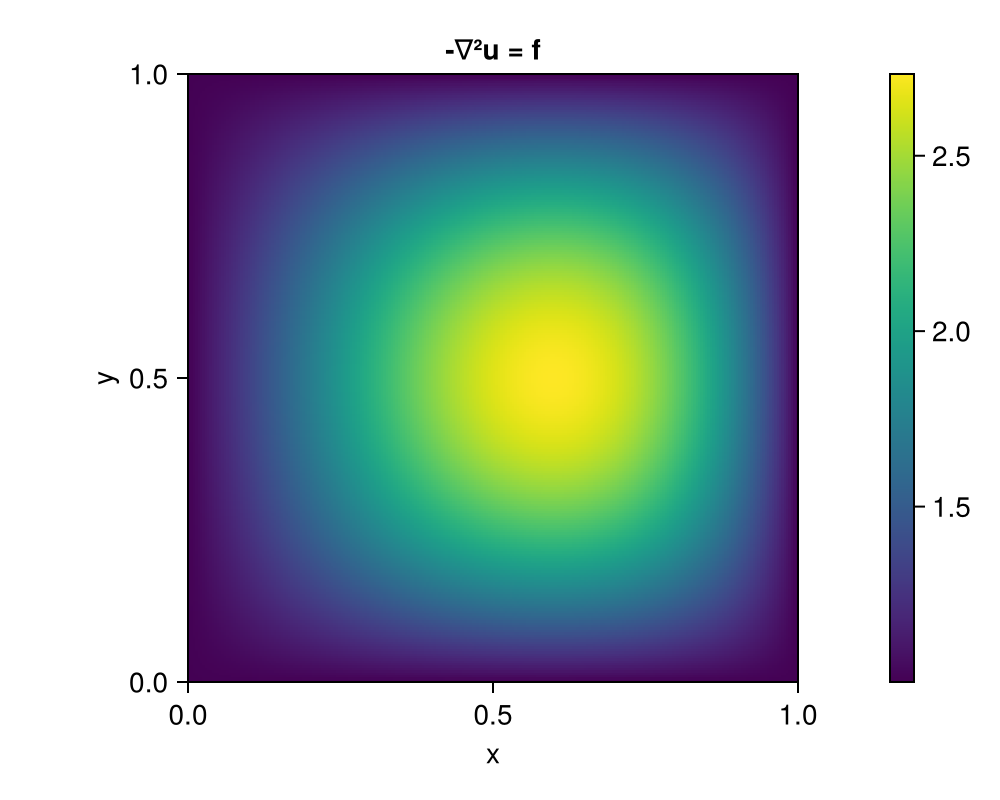

This figure's Julia source:
# 2D Poisson -∇²u = f on (0,1)², Dirichlet u = 1 on ∂Ω, manufactured solution
# u = 1 + eˣ·sin(πx)·sin(πy). Geometric-multigrid-preconditioned CG vs plain CG —
# the first example exercising the Krylov path.
#
# Run with: julia --project=examples examples/multigrid_poisson.jl

using Pkg; Pkg.activate(@__DIR__)
using MatrixFreeOperators, BenchmarkTools, CairoMakie, Krylov, LinearAlgebra, Printf

n = 256
g = CartesianGrid(
    ((0.0, 1.0), (0.0, 1.0)), (n, n); bc=ntuple(_ -> (Dirichlet(1.0), Dirichlet(1.0)), 2)
)
L = -1 * laplacian(g)                                    # SPD under Dirichlet
A = prepare(L)
uexact(x) = 1 + exp(x[1]) * sinpi(x[1]) * sinpi(x[2])
f(x) = -exp(x[1]) * sinpi(x[2]) * ((1 - 2 * pi^2) * sinpi(x[1]) + 2 * pi * cospi(x[1]))
# inhomogeneous boundary data enters the RHS through the affine lift
b = flatten(set!(scalar_field(g), f)) .- flatten(boundary_rhs(L, g))
uex = flatten(set!(scalar_field(g), uexact))

mg = MultigridPreconditioner(L)                          # Jacobi(2/3), levels=:auto
println(mg)
u_mg, stats_mg = Krylov.cg(A, b; M=mg, rtol=1e-8)
u_pl, stats_pl = Krylov.cg(A, b; rtol=1e-8)
@printf "MG-CG:      %4d iterations, max error %.2e\n" stats_mg.niter maximum(
    abs, u_mg .- uex
)
@printf "plain CG:   %4d iterations, max error %.2e\n" stats_pl.niter maximum(
    abs, u_pl .- uex
)

t_mg = @belapsed Krylov.cg($A, $b; M=$mg, rtol=1e-8) samples = 3 evals = 1
t_pl = @belapsed Krylov.cg($A, $b; rtol=1e-8) samples = 3 evals = 1
@printf "time:       MG-CG %.0f ms vs plain CG %.0f ms\n" 1e3 * t_mg 1e3 * t_pl

# ...or as a standalone multigrid iteration
u_mgs = solve(MultigridSolver(L), b; rtol=1e-8)
@printf "solve():    max error %.2e\n" maximum(abs, u_mgs .- uex)

Δ = spacing(g)
xs = range(0.5Δ[1], 1 - 0.5Δ[1]; length = n)
ys = range(0.5Δ[2], 1 - 0.5Δ[2]; length = n)
fig = Figure(size = (500, 400))
ax = Axis(fig[1, 1]; xlabel = "x", ylabel = "y", title = "-∇²u = f", aspect = DataAspect())
hm = heatmap!(ax, xs, ys, reshape(u_mg, n, n))
Colorbar(fig[1, 2], hm)
figpath = joinpath(@__DIR__, "multigrid_poisson.png")
save(figpath, fig)
@printf "figure:     %s\n" figpath
